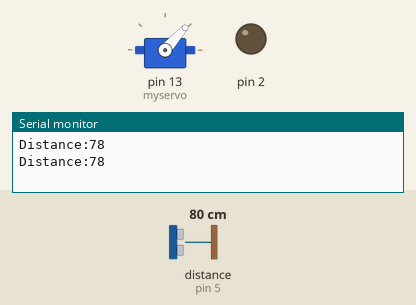
Recording of a sketch running on a simulated Arduino Mega 2560, built with avr-gcc and run on an emulated ATmega2560. On the bench: servo, output pins drawn as LEDs (lit = HIGH), the last lines printed to the serial monitor. Wiring (inferred from the names in the program): ultrasonic range finder: trigger pin 4; echo pin 5. The inputs (shaded band) are chosen by the test bench; at power-on: distance to the obstacle (sensor on pin 5) 80 cm. The echo pulse lasts 58.3 µs per cm; pins used as bus, display or sensor lines are not drawn.

Above: at 6.4 s.
6.5 s: distance to the obstacle (sensor on pin 5) set to 99 cm
At 6.72 s:
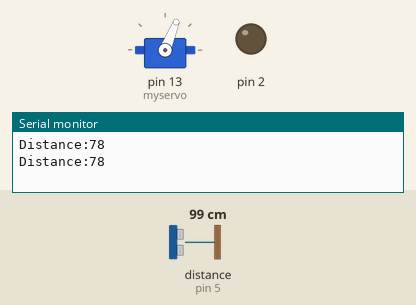
12.8 s: distance to the obstacle (sensor on pin 5) set to 107 cm
At 13.15 s:
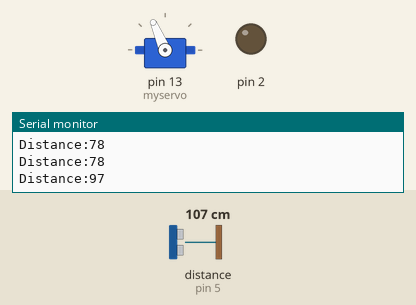
At 17.8 s:
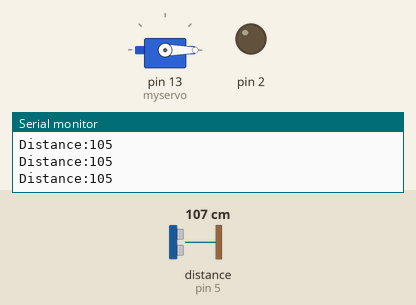
Timing chart, 0 to 19.3 s (numbered marks = the images above; inputs shaded):
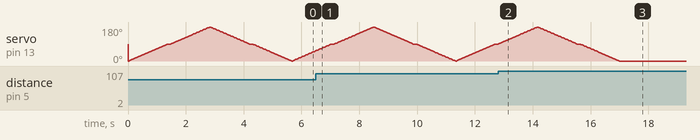

The sketch:

Motor_with_Ultrasoni_Sensor.ino
```cpp
#include <Servo.h>
Servo myservo;
int pos=0;
const int trigPin=4;
const int echoPin=5;
long duration;
int distance;
void setup() {
  pinMode(2,OUTPUT);
  pinMode(trigPin,OUTPUT);
  pinMode(echoPin,INPUT);
  Serial.begin(115200);
   myservo.attach(13);
}

void loop() {
  digitalWrite(trigPin,LOW);
  delayMicroseconds(2);
  digitalWrite(trigPin,HIGH);
  delayMicroseconds(2);
  digitalWrite(trigPin,LOW);
  duration=pulseIn(echoPin,HIGH);
  distance=duration*0.034/2;
  Serial.print("Distance:");
  Serial.println(distance);
  if(distance<=100)
  {
   for(pos=0;pos<=180;pos+=1)
  {
    myservo.write(pos);
    if(pos==90)
    delay(100);
    delay(15);
  }
   for(pos=180;pos>=0;pos-=1)
  {
    myservo.write(pos);
    if(pos==90)
    delay(100);
    delay(15);
  }
  }


}
```

7_segment.c
```cpp
/*
 * 7segment.c
 *
 * Created: 13-05-2019 21:59:33
 * Author : KOWSHIKI
 */

#define F_CPU 8000000UL


#include <avr/io.h>
#include <util/delay.h>

#define LED_Direction DDRC

#define LED_PORT PORTC


int main(void)
{
	LED_Direction|=0XFF;
	LED_PORT = 0XFF;
	//char array[]={0b00111111,0b01100001,0b11011011,0b11110011,0b01100111,0b10110111,0b10111111,0b11100001,
	//	0b11111111,0b11110011};
    while (1)
    {
		/*for(int i=0;i<10;i++)
		{
			LED_PORT = array[i];
			_delay_ms(1000);
		}*/
		LED_PORT = 0b01100001;
    }

}
```

DC_Motor.c
```cpp
/*
 * DC motor.c
 *
 * Created: 15-05-2019 02:12:32
 * Author : KOWSHIKI
 */
#ifndef F_CPU
#define F_CPU 16000000UL
#endif

#include <avr/io.h>
#include <util/delay.h>


int main(void)
{
    DDRB=0XFF;
    while (1)
    {
		PORTB=0b00000001;
		_delay_ms(1000);
		PORTB=0b00000000;
		_delay_ms(1000);
		PORTB=0b00000010;
		_delay_ms(1000);
		PORTB=0b00000000;
		_delay_ms(1000);
    }
}
```

LDR.c
```cpp
/*
 * LDR.c
 *
 * Created: 13-05-2019 23:41:31
 * Author : KOWSHIKI
 */
#define F_CPU 8000000UL
#include <avr/io.h>
#include<util/delay.h>
#define LTHRES 500
void adc_init()
{
	ADMUX = (1<<REFS0);
	ADCSRA = (1<<ADEN)|(1<<ADPS2)|(1<<ADPS1)|(1<<ADPS0);
}
uint16_t adc_read(uint8_t ch)
{
	ch&=0b00000111;
	ADMUX = (ADMUX & 0xF8)|ch;
	ADCSRA |= (1<<ADSC);
	while(ADCSRA & (1<<ADSC));
	return (ADC);
}
int main(void)
{
    uint16_t adc_result0, adc_result1;
	char int_buffer[10];
	DDRC =0x01;
	adc_init();
	_delay_ms(50);
    while (1)
    {
		adc_result0 = adc_read(0);
		if (adc_result0 < LTHRES)
		PORTC = 0x01;
		else
		PORTC = 0x00;
    }
}
```

LED1.c
```cpp
/*
 * led1.c
 *
 * Created: 09-05-2019 03:12:44
 * Author : KOWSHIKI
 */
#ifndef F_CPU
#define F_CPU 16000000UL // 16  MHZ clock speed
#endif

#include <avr/io.h>
#include <util/delay.h>


int main(void)
{
    DDRA=0X80;
	DDRB=0X80;
	DDRC=0X80;
	DDRD=0X80;
    while (1)
    {
		PORTA=0X80;
	    PORTB=0X80;
		PORTC=0X80;
		PORTD=0X80;
		_delay_ms(1000);
		PORTA=0X00;
		PORTB=0X00;
		PORTC=0X00;
		PORTD=0X00;
		_delay_ms(1000);
    }
}
```

PWM.c
```cpp
/*
 * PWM1.c
 *
 * Created: 15-05-2019 00:07:30
 * Author : KOWSHIKI
 */

#include <avr/io.h>


int main(void)
{
    /* Replace with your application code */
    while (1)
    {
    }
}
```

Servo_Motor.c
```cpp
/*
 * Servo Motor.c
 *
 * Created: 16-05-2019 02:58:48
 * Author : KOWSHIKI
 */

#include <avr/io.h>
#define F_CPU 16000000UL
#include <util/delay.h>


int main(void)
{
    TCCR1A |=(1<<COM1A1)|(1<<COM1B1)|(1<<WGM11);
	TCCR1B |=(1<<WGM13)|(1<<WGM12)|(1<<CS11)|(1<<CS10);
	ICR1=4999;
	DDRD|=(1<<PD5);
    while (1)
    {
		OCR1A=97;
		_delay_ms(500);

		OCR1A=280;
		_delay_ms(500);

		OCR1A=535;
		_delay_ms(500);
    }
}
```

Stepper_Motor.c
```cpp
/*
 * STEPPER MOTOR 1.c
 *
 * Created: 16-05-2019 03:52:05
 * Author : KOWSHIKI
 */

#define F_CPU 16000000UL
#include <avr/io.h>
#include <util/delay.h>


int main(void)
{
	DDRA=0X0F;
	int period=2;

	while (1)
	{
		for(int i=0;i<50;i++)
		{
			PORTA=0X09;
			_delay_ms(period);
			PORTA=0X08;
			_delay_ms(period);
			PORTA=0X0C;
			_delay_ms(period);
			PORTA=0X06;
			_delay_ms(period);
			PORTA=0X04;
			_delay_ms(period);
			PORTA=0X02;
			_delay_ms(period);
			PORTA=0X03;
			_delay_ms(period);
			PORTA=0X01;
			_delay_ms(period);
		}
		PORTA=0X09;
		_delay_ms(period);
		_delay_ms(1000);
		for(int i=0;i<50;i++)
		{
			PORTA=0X01;
			_delay_ms(period);
			PORTA=0X03;
			_delay_ms(period);
			PORTA=0X02;
			_delay_ms(period);
			PORTA=0X04;
			_delay_ms(period);
			PORTA=0X06;
			_delay_ms(period);
			PORTA=0X0C;
			_delay_ms(period);
			PORTA=0X08;
			_delay_ms(period);
			PORTA=0X09;
			_delay_ms(period);
		}
		PORTA=0X09;
		_delay_ms(period);
		_delay_ms(1000);


	}
}
```

button_with_scrolling.c
```cpp
/*
 * button with scrolling.c
 *
 * Created: 10-05-2019 00:20:13
 * Author : KOWSHIKI
 */
#ifndef F_CPU
#define F_CPU 16000000UL // 16 MHZ clock speed
#endif

#include <avr/io.h>
#include <util/delay.h>


int main(void)
{
    DDRC |= (1<<PC0);
	DDRC |= (1<<PC1);
	DDRC |= (1<<PC2);
	DDRC |= (1<<PC3);
	DDRC |= (1<<PC4);
	DDRC |= (1<<PC5);
	DDRC |= (1<<PC6);
	DDRC |= (1<<PC7);
	DDRD &= ~(1<<PD0);
	DDRD &= ~(1<<PD1);

    while (1)
    {
		if((PIND & (1<<PD0))==0)
		{
			PORTC =(1<<PC0);
			_delay_ms(100);
			PORTC=0X00;
			_delay_ms(100);
			PORTC =(1<<PC1);
			_delay_ms(100);
			PORTC=0X00;
			_delay_ms(100);
			PORTC =(1<<PC2);
			_delay_ms(100);
			PORTC=0X00;
			_delay_ms(100);
			PORTC =(1<<PC3);
			_delay_ms(100);
			PORTC=0X00;
			_delay_ms(100);
			PORTC =(1<<PC4);
			_delay_ms(100);
			PORTC=0X00;
			_delay_ms(100);
			PORTC =(1<<PC5);
			_delay_ms(100);
			PORTC=0X00;
			_delay_ms(100);
			PORTC =(1<<PC6);
			_delay_ms(100);
			PORTC=0X00;
			_delay_ms(100);
			PORTC =(1<<PC7);
			_delay_ms(100);
			PORTC=0X00;
			_delay_ms(100);
		}
		else if((PIND & (1<<PD1))==0)
		{
			PORTC =(1<<PC7);
			_delay_ms(100);
			PORTC=0X00;
			_delay_ms(100);
			PORTC =(1<<PC6);
			_delay_ms(100);
			PORTC=0X00;
			_delay_ms(100);
			PORTC =(1<<PC5);
			_delay_ms(100);
			PORTC=0X00;
			_delay_ms(100);
			PORTC =(1<<PC4);
			_delay_ms(100);
			PORTC=0X00;
			_delay_ms(100);
			PORTC =(1<<PC3);
			_delay_ms(100);
			PORTC=0X00;
			_delay_ms(100);
			PORTC =(1<<PC2);
			_delay_ms(100);
			PORTC=0X00;
			_delay_ms(100);
			PORTC =(1<<PC1);
			_delay_ms(100);
			PORTC=0X00;
			_delay_ms(100);
			PORTC =(1<<PC0);
			_delay_ms(100);
			PORTC=0X00;
			_delay_ms(100);
		}


    }
}
```

even_positiom.c
```cpp
/*
 * even position.c
 *
 * Created: 09-05-2019 22:47:57
 * Author : KOWSHIKI
 */
#ifndef F_CPU
#define F_CPU 16000000UL // 16 MHZ clock speed
#endif

#include <avr/io.h>
#include <util/delay.h>


int main(void)
{
   DDRB=0XAA;
    while (1)
    {
		PORTB=0XAA;
		_delay_ms(100);
		PORTB=0X00;
		_delay_ms(100);
    }
}
```

Measured:
- the behaviour switches between 102 and 103 cm on distance to the obstacle (sensor on pin 5) (found by bisection; images 1 and 2)
- after the input at 12.8 s, servo on pin 13 (myservo): goes on until 17.0 s, then stays 0°
